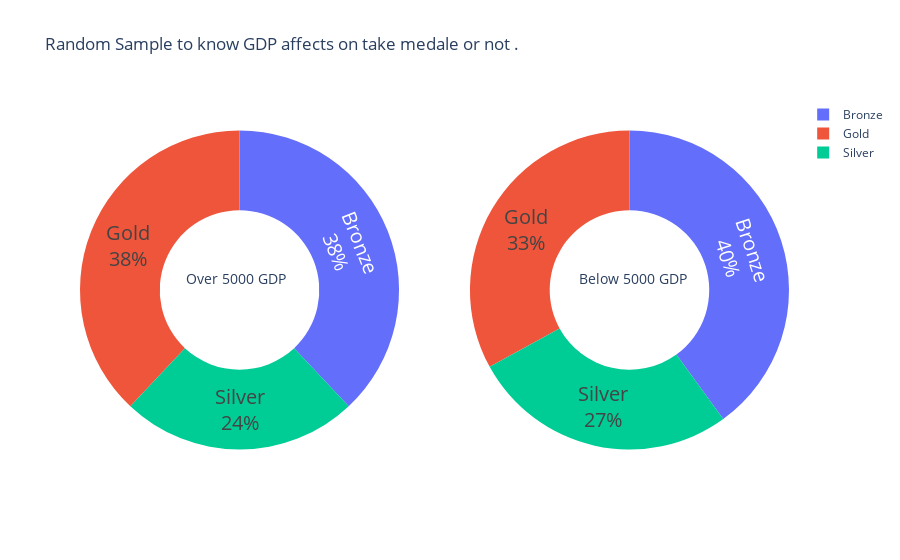

The notebook cell saved with this chart:
### Code cell
from plotly.subplots import make_subplots

Over5000 = GDP[GDP['GDP_per_Capita'] > 5000].sample(100)['Medal'].value_counts()
Over5000 = pd.DataFrame(Over5000).reset_index().rename(columns={'index':'Medal','Medal':'Numbers'})
medle = Over5000['Medal'].str.split()
num = Over5000['Numbers']
list = []
for n in num:
    list.append(int(n))


below500 = GDP[GDP['GDP_per_Capita'] < 5000].sample(100)['Medal'].value_counts()
below500 = pd.DataFrame(below500).reset_index().rename(columns={'index':'Medal','Medal':'Numbers'})
medle2 = below500['Medal'].str.split()
num2 = below500['Numbers']
list2 = []
for n2 in num2:
    list2.append(int(n2))



fig = make_subplots(rows=1, cols=2, specs=[[{'type':'domain'}, {'type':'domain'}]],subplot_titles=['Over 5000 GDP', "Below 5000 GDP"])

fig.add_trace(go.Pie(labels=medle, values=list, scalegroup='one' , name='Over'), 1, 1)

fig.add_trace(go.Pie(labels=medle2, values=list2,  scalegroup='one' , name='Below'), 1, 2 )

fig.update_traces(hoverinfo='label+percent+name', textinfo='label+percent', textfont_size=20 , hole = 0.5)

fig.update_layout(title_text = 'Random Sample to know GDP affects on take medale or not .',
annotations=[dict(text='Over 5000 GDP', x=0.22, y=0.5, font_size=14, showarrow=False),
            dict(text='Below 5000 GDP', x=0.78, y=0.5, font_size=14, showarrow=False)])

### Figure 1 — Plotly figure (JSON) as saved in the notebook; plotly's stock layout.template omitted (floating-point values rounded to 4 significant figures)
{"data": [{"domain": {"x": [0, 0.45], "y": [0, 1]}, "hole": 0.5, "hoverinfo": "label+percent+name", "labels": [["Bronze"], ["Gold"], ["Silver"]], "name": "Over", "scalegroup": "one", "textfont": {"size": 20}, "textinfo": "label+percent", "type": "pie", "values": [38, 38, 24]}, {"domain": {"x": [0.55, 1], "y": [0, 1]}, "hole": 0.5, "hoverinfo": "label+percent+name", "labels": [["Bronze"], ["Gold"], ["Silver"]], "name": "Below", "scalegroup": "one", "textfont": {"size": 20}, "textinfo": "label+percent", "type": "pie", "values": [40, 33, 27]}], "layout": {"annotations": [{"font": {"size": 14}, "showarrow": false, "text": "Over 5000 GDP", "x": 0.22, "xanchor": "center", "xref": "paper", "y": 0.5, "yanchor": "bottom", "yref": "paper"}, {"font": {"size": 14}, "showarrow": false, "text": "Below 5000 GDP", "x": 0.78, "xanchor": "center", "xref": "paper", "y": 0.5, "yanchor": "bottom", "yref": "paper"}], "title": {"text": "Random Sample to know GDP affects on take medale or not ."}}}
